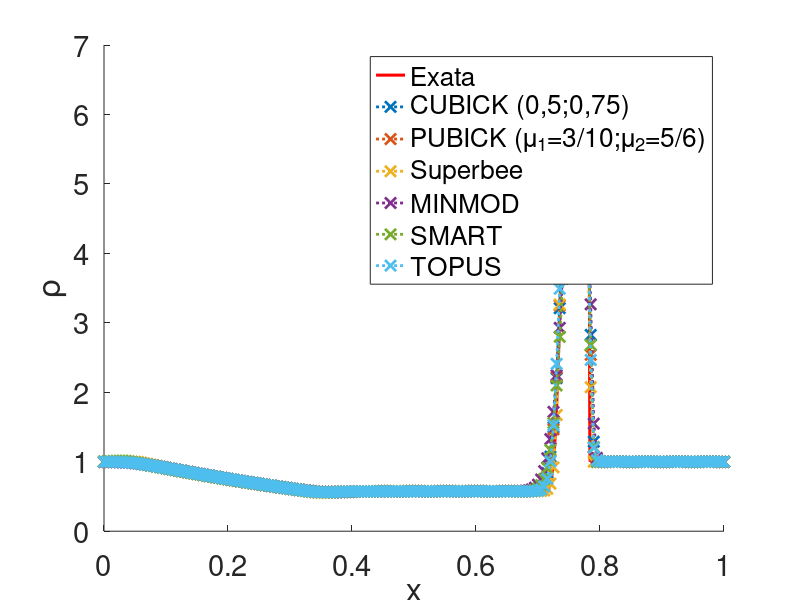

This chart was generated by the following MATLAB code:
clear all
close all
clc
%malla=200, cfl=0.6

load cubick_N200_cfl06_caso1.txt
load minmod_N200_cfl06_caso1.txt
load pubick_N200_cfl06_caso1.txt
load smart_N200_cfl06_caso1.txt
load superbee_N200_cfl06_caso1.txt
load topus_N200_cfl06_caso1.txt

load Exata_caso1.txt

A=cubick_N200_cfl06_caso1;
B=pubick_N200_cfl06_caso1;
C=superbee_N200_cfl06_caso1;
D=minmod_N200_cfl06_caso1;
E=smart_N200_cfl06_caso1;
F=topus_N200_cfl06_caso1;

G=Exata_caso1;

hold on
set(gca, 'FontSize', 21)

plot(G(:,1),G(:,2),'r','LineWidth',2.2)

plot(A(:,1),A(:,2),':x','LineWidth',2,'MarkerSize',8)
plot(B(:,1),B(:,2),':x','LineWidth',2,'MarkerSize',8)
plot(C(:,1),C(:,2),':x','LineWidth',2,'MarkerSize',8)
plot(D(:,1),D(:,2),':x','LineWidth',2,'MarkerSize',8)
plot(E(:,1),E(:,2),':x','LineWidth',2,'MarkerSize',8)
plot(F(:,1),F(:,2),':x','LineWidth',2,'MarkerSize',8)


legend('Exata','CUBICK (0,5;0,75)','PUBICK (\mu_1=3/10;\mu_2=5/6)', ...
    'Superbee','MINMOD','SMART','TOPUS')

xlabel('x') 
ylabel('\rho')

%ylim([1 4.8]);
